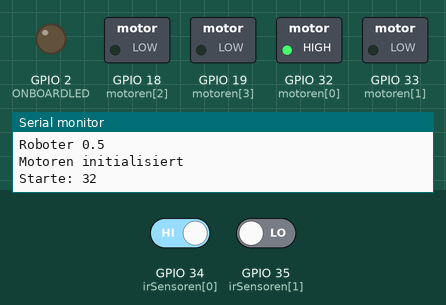
Recording of a sketch running on a simulated ESP32. On the bench: switched loads named in the sketch (green lamp = pin HIGH), output pins drawn as LEDs (lit = HIGH), the last lines printed to the serial monitor. The inputs (shaded band) are chosen by the test bench; at power-on: GPIO 34 (irSensoren[0]) HIGH, GPIO 35 (irSensoren[1]) LOW.

Above: at 0.4 s.
At 5.1 s:
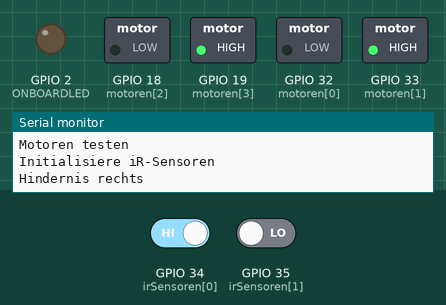
5.2 s: GPIO 34 (irSensoren[0]) driven LOW
At 8.0 s:
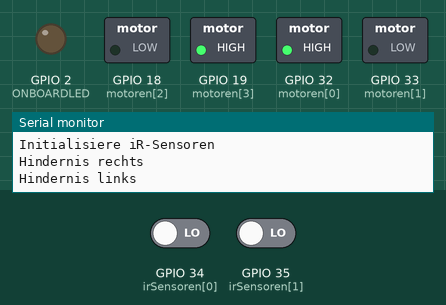
Timing chart, 0 to 15.6 s (numbered marks = the images above; inputs shaded):
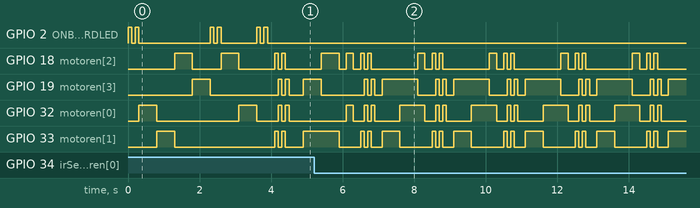

Measured:
- by itself, GPIO 19 (motoren[3]): repeats every 2.0 s: HIGH 0.10 s, LOW 0.10 s, HIGH 0.10 s, LOW 0.20 s, HIGH 1.0 s, LOW 0.50 s
- by itself, GPIO 32 (motoren[0]): repeats every 2.0 s: LOW 0.30 s, HIGH 0.10 s, LOW 0.10 s, HIGH 0.10 s, LOW 0.70 s, HIGH 0.70 s
- by itself, GPIO 33 (motoren[1]): repeats every 2.0 s: HIGH 0.10 s, LOW 0.10 s, HIGH 0.10 s, LOW 0.30 s, HIGH 0.50 s, LOW 0.90 s

The sketch:

sketch_BaseProgrammRobot_Vorlage_JKK05.ino
```cpp
/*
 * Dancing Robots 0.5
 * VILLA gGmbH - JugendKulturKeller
 * Dirk Tschentscher-Trinks
 * dirk.tschentscher@villa-leipzig.de
 *
 * Roboter mit zwei iR-Sensoren
 */
#define ONBOARDLED 2 // LED auf dem Board
/*
 * Array der Motorsteuerung
 * Pin 32 steuert linken Motor vorwärts
 * Pin 33 steuert linken Motor rückwärts
 * Pin 18 steuert rechten Motor vorwärts
 * Pin 19 steuert rechten Motor rückwärts
 */
int motoren[4] = {32,33,18,19};

/*
* IR-Sensoren
* Pin 34 - Trigger des linken Sensors
* Pin 35 - Trigger des rechten Sensors
*/

int irSensoren[2] ={34,35};


void setup()
{
    Serial.begin(115200); //Verbindung zum Seriellen Monitor der Arduino IDE für Statusnachrichten
    pinMode(ONBOARDLED,OUTPUT);

    Serial.println("Roboter 0.5");
    statusBlinke();
    Serial.println("Motoren initialisiert");
    initMotoren();
    statusBlinke();
    Serial.println("Motoren testen");
    linksMotoren(500);
    rechtsMotoren(500);
    statusBlinke();
    Serial.println("Initialisiere iR-Sensoren");
    initIrSensoren();
}

/*
 * LED-Sígnale
 */
void statusBlinke(){digitalWrite(ONBOARDLED,HIGH);delay(100);digitalWrite(ONBOARDLED,LOW);delay(100);digitalWrite(ONBOARDLED,HIGH);delay(100);digitalWrite(ONBOARDLED,LOW);}

/*
 * IR-Sensoren
 */
void initIrSensoren(){for(int i=0;i<2;i++){pinMode(irSensoren[i],INPUT);}}
bool irSensorLinks(){if(digitalRead(irSensoren[0])==LOW){Serial.println("Hindernis links"); return true;}else{return false;};}
bool irSensorRechts(){if(digitalRead(irSensoren[1])==LOW){Serial.println("Hindernis rechts"); return true;}else {return false;};}

/**
 * Definition der Prozeduren für die Motoren
 */
void initMotoren(){for(int i=0;i<4;i++){pinMode(motoren[i],OUTPUT);digitalWrite(motoren[i],HIGH);Serial.print("Starte: ");Serial.println(motoren[i]);delay(500);digitalWrite(motoren[i],LOW);}}
void stopMotoren() {for(int i=0;i<4;i++){digitalWrite(motoren[i],LOW);}}
void linksMotoren(int d){stopMotoren();digitalWrite(motoren[2],HIGH);if(d!=0){delay(d);stopMotoren();}}
void scharfLinksMotoren(int d){stopMotoren();digitalWrite(motoren[2],HIGH);digitalWrite(motoren[1],HIGH);if(d!=0){delay(d);stopMotoren();}}
void rechtsMotoren(int d){stopMotoren();digitalWrite(motoren[0],HIGH);if(d!=0){delay(d);stopMotoren();}}
void scharfRechtsMotoren(int d){stopMotoren();digitalWrite(motoren[0],HIGH);digitalWrite(motoren[3],HIGH);if(d!=0){delay(d);stopMotoren();}}
void vorwaertsMotoren(int d){stopMotoren();digitalWrite(motoren[0],HIGH);digitalWrite(motoren[2],HIGH);if(d!=0){delay(d);stopMotoren();}}
void rueckwaertsMotoren(int d){stopMotoren();digitalWrite(motoren[1],HIGH);digitalWrite(motoren[3],HIGH);if(d!=0){delay(d);stopMotoren();}}
void schuettelnMotoren(){stopMotoren();scharfLinksMotoren(100);scharfRechtsMotoren(100);}


void loop()
{
  //Auf Hindernisse prüfen
  if(irSensorLinks()){stopMotoren();delay(200);schuettelnMotoren();schuettelnMotoren(); delay(200); rueckwaertsMotoren(500);scharfRechtsMotoren(500);}
  else if(irSensorRechts()){stopMotoren();delay(200); schuettelnMotoren();schuettelnMotoren(); delay(200); delay(200); rueckwaertsMotoren(500);scharfLinksMotoren(500);delay(200);}
  //Bewegungen
  vorwaertsMotoren(200);
}
```
